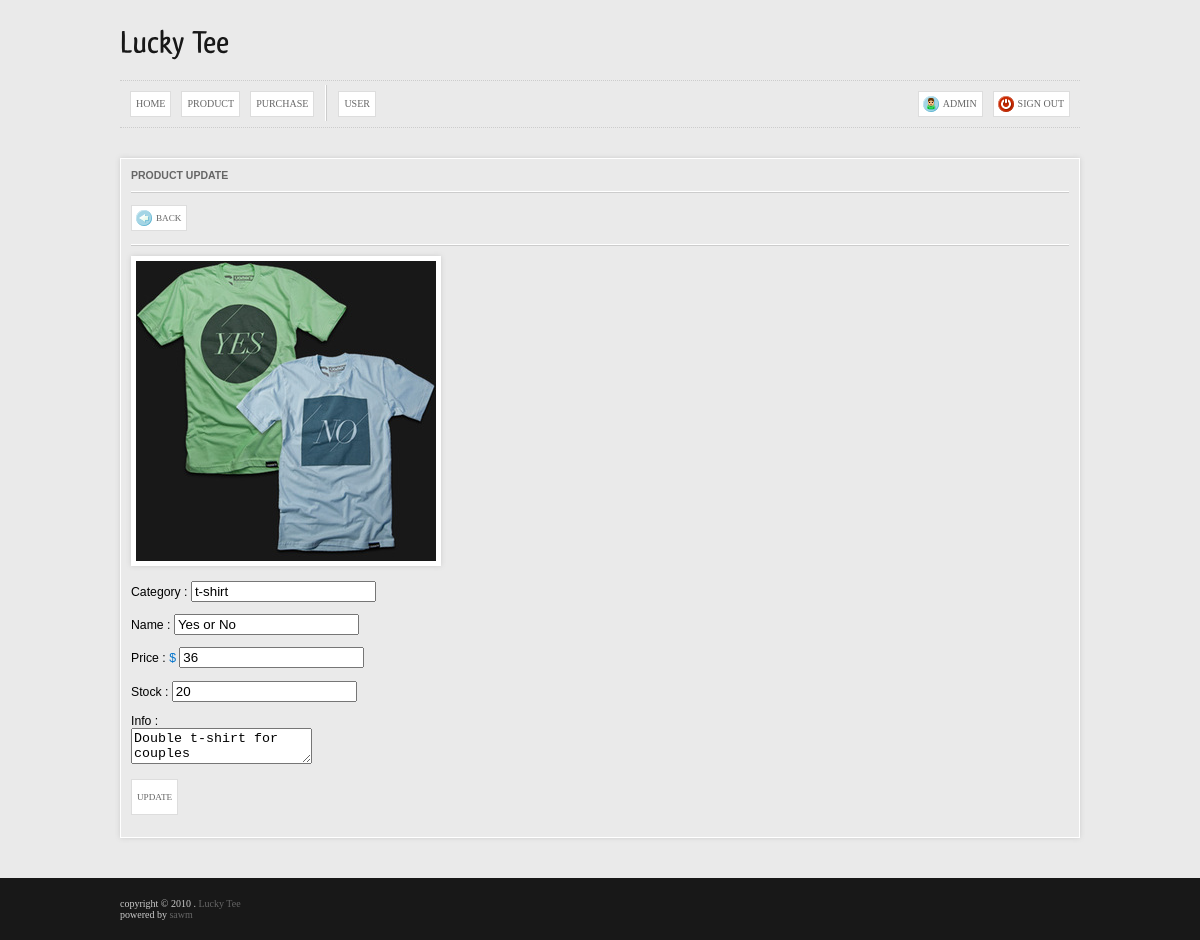
The page /admin/product_update.php?id=2 (signed in) on the database its author committed.
### tables this page shows
CREATE TABLE IF NOT EXISTS `product` (
  `ID` int(5) NOT NULL AUTO_INCREMENT,
  `name` varchar(128) NOT NULL,
  `category` varchar(32) NOT NULL,
  `info` text NOT NULL,
  `img` varchar(256) NOT NULL,
  `price` double NOT NULL,
  `stock` int(5) NOT NULL,
  `hit` int(5) NOT NULL,
  `status` int(2) NOT NULL DEFAULT '1',
  PRIMARY KEY (`ID`)
);

### admin/product_update.php (the view, shortened to what this page needs)
<?php
require_once '../config.php';
?>
<!DOCTYPE html>
<html>
<head>
	<link rel="stylesheet" href="<?=base_url?>css/base.css" type="text/css" />
</head>
<body>
<div id="wrapper">
	<div id="header">
		<h1 class="logo"><?=title?></h1>
	</div>
	<?php include('nav.php'); ?>
	<div id="content">
		<fieldset class="info">
			<div class="desc">
				<strong>PRODUCT UPDATE</strong>
			</div>
			<div class="separator"></div>
			<?php
				$get= $_GET;
				$st = $db->prepare("SELECT * FROM product WHERE ID=?");
				$st->execute(array($get['id']));
				$r = $st->fetchObject();
			?>
			<p><a href="javascript:history.back()" class="btn continue-shop">back</a>
			</p>
			<div class="separator"></div>
			<img src="<?=base_url?>images/<?=$r->img?>" class="pic" />
			<form method="post" action="product_update_exec.php">
			<p>Category : <input type="text" name="category" value="<?=$r->category?>" /></p>
			<p>Name : <input type="text" name="name" value="<?=$r->name?>" /></p>
			<p>Price : <span class="blue">$</span> <input type="text" name="price" value="<?=$r->price?>" /></p>
			<p>Stock : <input type="text" name="stock" value="<?=$r->stock?>" /></p>
			<p>Info : <br /><textarea name="info"><?=$r->info?></textarea></p>
			<p><input type="submit" name="update" value="update" class="btn" /></p>
			</form>
		</fieldset>
	</div>
</div>
<?php include('../footer.php'); ?>

### css/base.css (style rules this page uses)
body { margin:0; font-family:"trebuchet ms","lucida grande", sans-serif; font-size:100%; background:#eaeaea; }
#wrapper { width:960px; margin:0 auto; }
#header { height:80px; }
#header h1.logo { margin:0; padding:0; line-height:80px; font-weight:normal; color:#181818; text-shadow:1px 1px #fff; }
#content { padding:15px 0 }
#content p { font-size:.875em }
.info .separator { width:100%; height:1px; font-size:1px; background:#fff; border-bottom:solid 1px #ccc; margin:10px 0; }
.info .desc { font-size:.75em; color:#666; }
fieldset { margin:5px 0 15px 0; padding:10px; font-size:.875em; border:solid 1px #fff; -moz-box-shadow:0 0 5px #ccc; -webkit-box-shadow:0 0 5px #ccc; }
input.btn { padding:5px; }
input, textarea { outline:none }
.blue { color:#0173CC }
a.btn, .btn { line-height:24px; display:inline-block; padding:0 5px; font-size:.75em; text-decoration:none; text-transform:uppercase; font-family:tahoma; background:#fff; color:#666; border:solid 1px #ddd; -webkit-transition:all .3s ease-in; -moz-transition:all .3s ease-in; -o-transition:all .3s ease-in; transition:all .3s ease-in; }
a.continue-shop { background:#fff url("../images/continue-shop.png") 4px no-repeat; padding-left:24px }
a { color:#0173CC }
.pic { border:solid 5px #fff; -moz-box-shadow:0 0 5px #ccc; -webkit-box-shadow:0 0 5px #ccc; }

### rows shown on the page
product: img (picture), category "t-shirt", name "Yes or No", price "36", stock "20", info "Double t-shirt for couples"

### other values the page prints
$_SESSION['name'] "ADMIN"
title "Lucky Tee"
